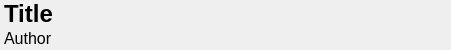
<?xml version="1.0" encoding="UTF-8"?>
<ui version="4.0">
 <class>NewsPage</class>
 <widget class="QWidget" name="NewsPage">
  <property name="geometry">
   <rect>
    <x>0</x>
    <y>0</y>
    <width>451</width>
    <height>50</height>
   </rect>
  </property>
  <property name="sizePolicy">
   <sizepolicy hsizetype="Maximum" vsizetype="Maximum">
    <horstretch>0</horstretch>
    <verstretch>0</verstretch>
   </sizepolicy>
  </property>
  <property name="minimumSize">
   <size>
    <width>430</width>
    <height>40</height>
   </size>
  </property>
  <property name="windowTitle">
   <string>Form</string>
  </property>
  <layout class="QVBoxLayout" name="topLayout" stretch="0,0">
   <property name="leftMargin">
    <number>4</number>
   </property>
   <property name="topMargin">
    <number>4</number>
   </property>
   <property name="rightMargin">
    <number>4</number>
   </property>
   <property name="bottomMargin">
    <number>4</number>
   </property>
   <item>
    <widget class="QLabel" name="newsTitle">
     <property name="minimumSize">
      <size>
       <width>430</width>
       <height>20</height>
      </size>
     </property>
     <property name="maximumSize">
      <size>
       <width>16777215</width>
       <height>60</height>
      </size>
     </property>
     <property name="font">
      <font>
       <pointsize>18</pointsize>
       <weight>75</weight>
       <bold>true</bold>
      </font>
     </property>
     <property name="text">
      <string>Title</string>
     </property>
     <property name="alignment">
      <set>Qt::AlignLeading|Qt::AlignLeft|Qt::AlignVCenter</set>
     </property>
     <property name="openExternalLinks">
      <bool>true</bool>
     </property>
    </widget>
   </item>
   <item>
    <widget class="QLabel" name="newsAuthor">
     <property name="minimumSize">
      <size>
       <width>430</width>
       <height>20</height>
      </size>
     </property>
     <property name="maximumSize">
      <size>
       <width>16777215</width>
       <height>60</height>
      </size>
     </property>
     <property name="font">
      <font>
       <pointsize>12</pointsize>
       <weight>50</weight>
       <bold>false</bold>
      </font>
     </property>
     <property name="text">
      <string>Author</string>
     </property>
     <property name="alignment">
      <set>Qt::AlignLeading|Qt::AlignLeft|Qt::AlignVCenter</set>
     </property>
    </widget>
   </item>
  </layout>
 </widget>
 <resources/>
 <connections/>
</ui>
